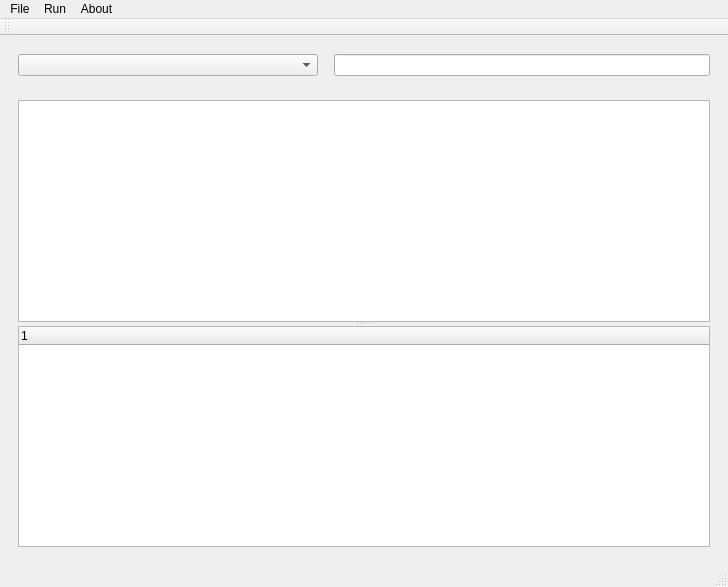
<?xml version="1.0" encoding="UTF-8"?>
<ui version="4.0">
 <class>MainWindow</class>
 <widget class="QMainWindow" name="MainWindow">
  <property name="geometry">
   <rect>
    <x>0</x>
    <y>0</y>
    <width>728</width>
    <height>587</height>
   </rect>
  </property>
  <property name="windowTitle">
   <string>MainWindow</string>
  </property>
  <widget class="QWidget" name="centralwidget">
   <layout class="QVBoxLayout" name="verticalLayout_2">
    <item>
     <widget class="QWidget" name="widget" native="true">
      <layout class="QHBoxLayout" name="horizontalLayout">
       <item>
        <widget class="QComboBox" name="comboBox">
         <property name="minimumSize">
          <size>
           <width>300</width>
           <height>0</height>
          </size>
         </property>
        </widget>
       </item>
       <item>
        <spacer name="horizontalSpacer">
         <property name="orientation">
          <enum>Qt::Horizontal</enum>
         </property>
         <property name="sizeType">
          <enum>QSizePolicy::Preferred</enum>
         </property>
         <property name="sizeHint" stdset="0">
          <size>
           <width>10</width>
           <height>20</height>
          </size>
         </property>
        </spacer>
       </item>
       <item>
        <widget class="QLineEdit" name="lineEdit"/>
       </item>
      </layout>
     </widget>
    </item>
    <item>
     <widget class="QWidget" name="widget_2" native="true">
      <layout class="QVBoxLayout" name="verticalLayout">
       <item>
        <widget class="QSplitter" name="splitter">
         <property name="orientation">
          <enum>Qt::Vertical</enum>
         </property>
         <widget class="QTableWidget" name="tableWidget"/>
         <widget class="QTreeWidget" name="treeWidget">
          <column>
           <property name="text">
            <string notr="true">1</string>
           </property>
          </column>
         </widget>
        </widget>
       </item>
      </layout>
     </widget>
    </item>
   </layout>
  </widget>
  <widget class="QMenuBar" name="menubar">
   <property name="geometry">
    <rect>
     <x>0</x>
     <y>0</y>
     <width>728</width>
     <height>28</height>
    </rect>
   </property>
   <widget class="QMenu" name="menu">
    <property name="title">
     <string>File</string>
    </property>
    <addaction name="action"/>
    <addaction name="action_2"/>
    <addaction name="actionQuit"/>
   </widget>
   <widget class="QMenu" name="menu_2">
    <property name="title">
     <string>Run</string>
    </property>
    <addaction name="actionRun"/>
    <addaction name="actionStop"/>
    <addaction name="actionClear"/>
   </widget>
   <widget class="QMenu" name="menu_3">
    <property name="title">
     <string>About</string>
    </property>
   </widget>
   <addaction name="menu"/>
   <addaction name="menu_2"/>
   <addaction name="menu_3"/>
  </widget>
  <widget class="QStatusBar" name="statusbar"/>
  <widget class="QToolBar" name="toolBar">
   <property name="windowTitle">
    <string>toolBar</string>
   </property>
   <attribute name="toolBarArea">
    <enum>TopToolBarArea</enum>
   </attribute>
   <attribute name="toolBarBreak">
    <bool>false</bool>
   </attribute>
  </widget>
  <action name="action">
   <property name="text">
    <string>Open</string>
   </property>
  </action>
  <action name="action_2">
   <property name="text">
    <string>Save</string>
   </property>
  </action>
  <action name="actionQuit">
   <property name="text">
    <string>Quit</string>
   </property>
  </action>
  <action name="actionSettings">
   <property name="text">
    <string>Settings</string>
   </property>
  </action>
  <action name="actionRun">
   <property name="icon">
    <iconset resource="../../res/res.qrc">
     <normaloff>:/thumb/icon/start.png</normaloff>:/thumb/icon/start.png</iconset>
   </property>
   <property name="text">
    <string>Run</string>
   </property>
  </action>
  <action name="actionStop">
   <property name="icon">
    <iconset resource="../../res/res.qrc">
     <normaloff>:/thumb/icon/stop.png</normaloff>:/thumb/icon/stop.png</iconset>
   </property>
   <property name="text">
    <string>Stop</string>
   </property>
  </action>
  <action name="actionClear">
   <property name="icon">
    <iconset resource="../../res/res.qrc">
     <normaloff>:/thumb/icon/empty.png</normaloff>:/thumb/icon/empty.png</iconset>
   </property>
   <property name="text">
    <string>Empty</string>
   </property>
  </action>
 </widget>
 <resources>
  <include location="../../res/res.qrc"/>
 </resources>
 <connections/>
</ui>
